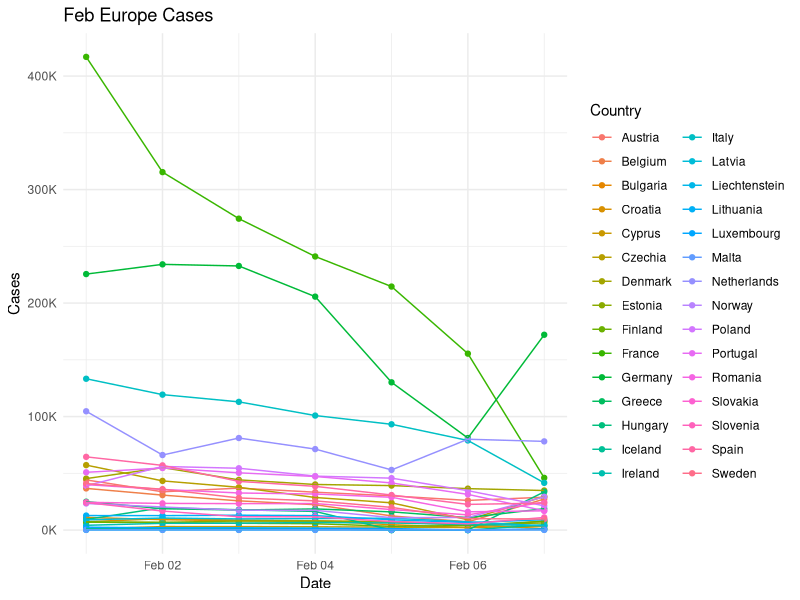
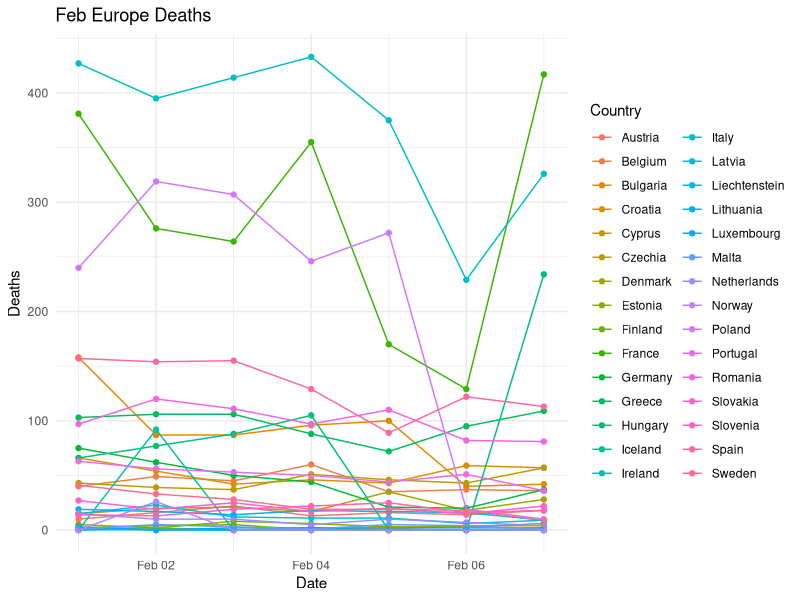
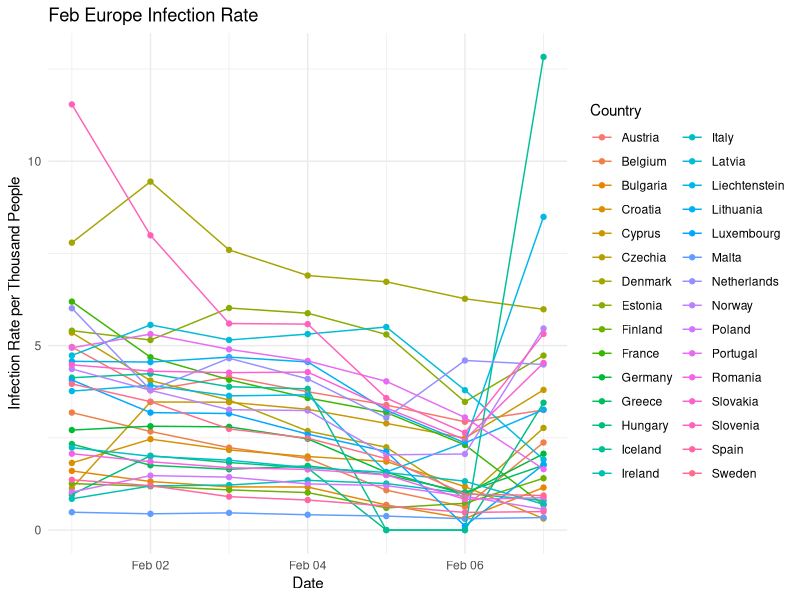
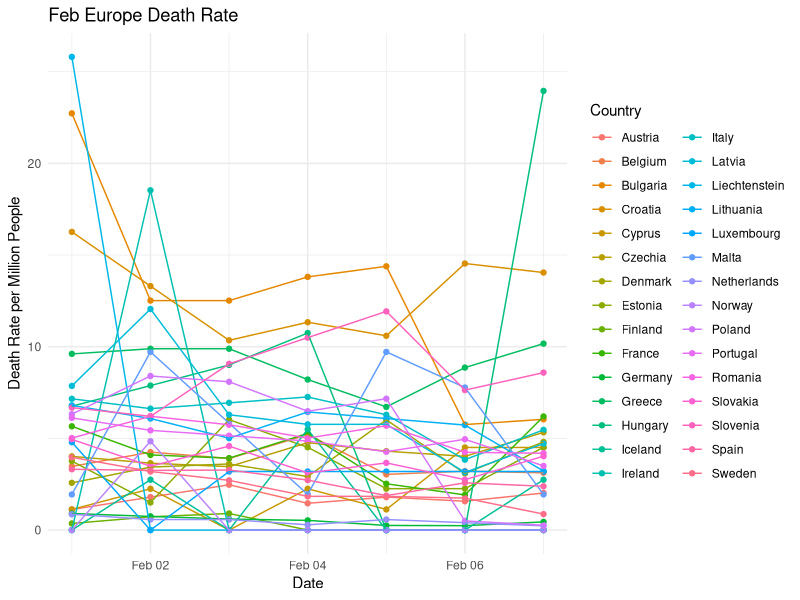
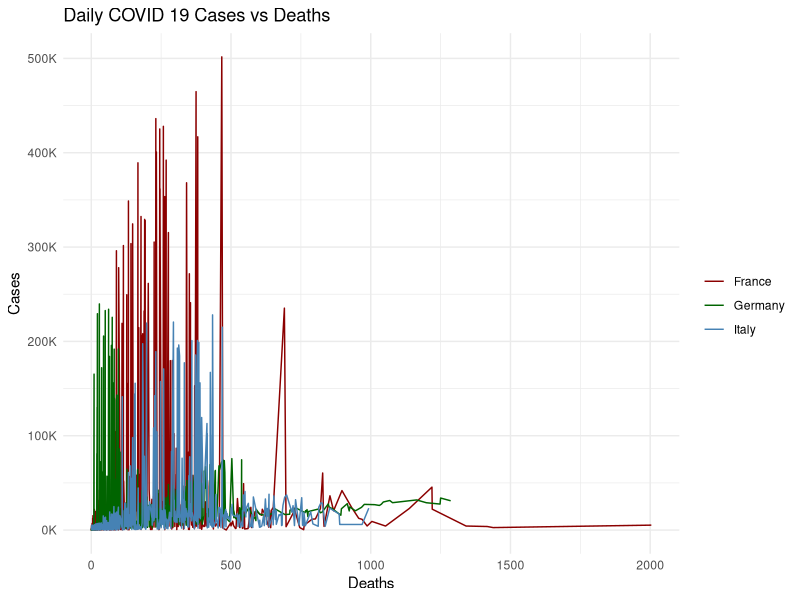
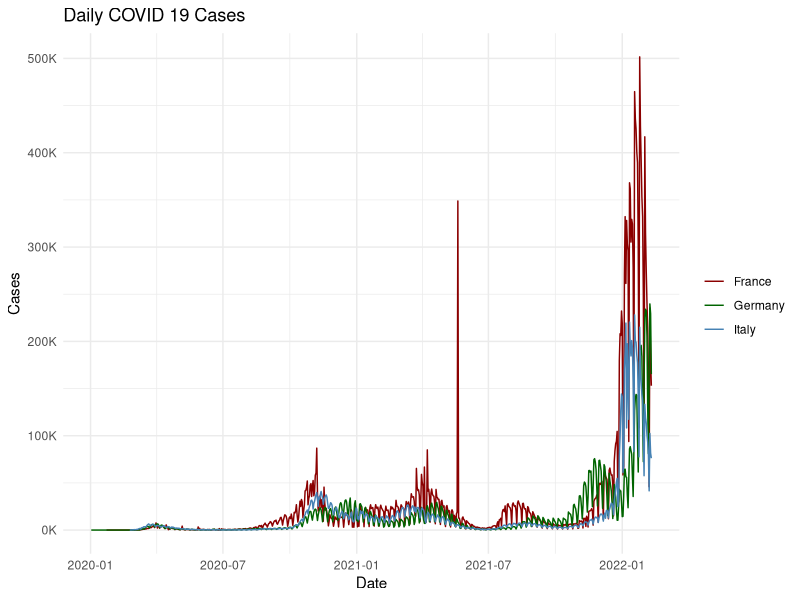
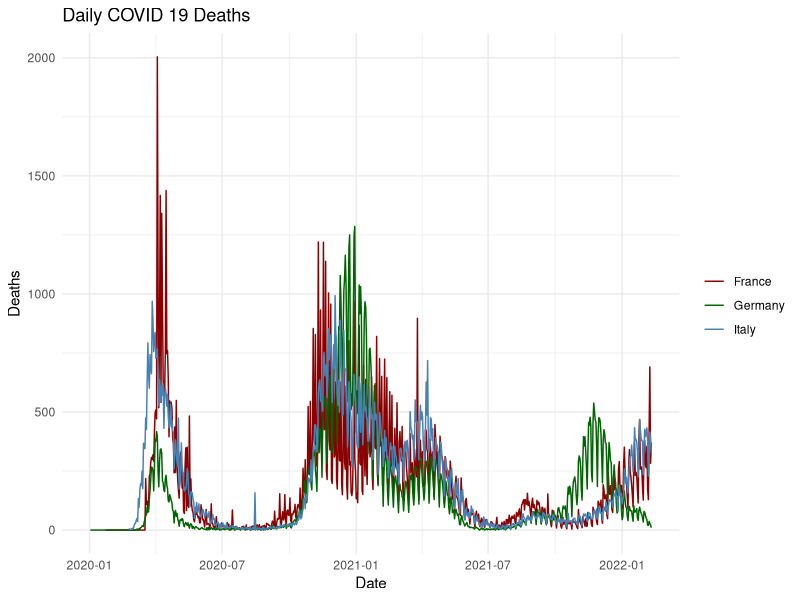
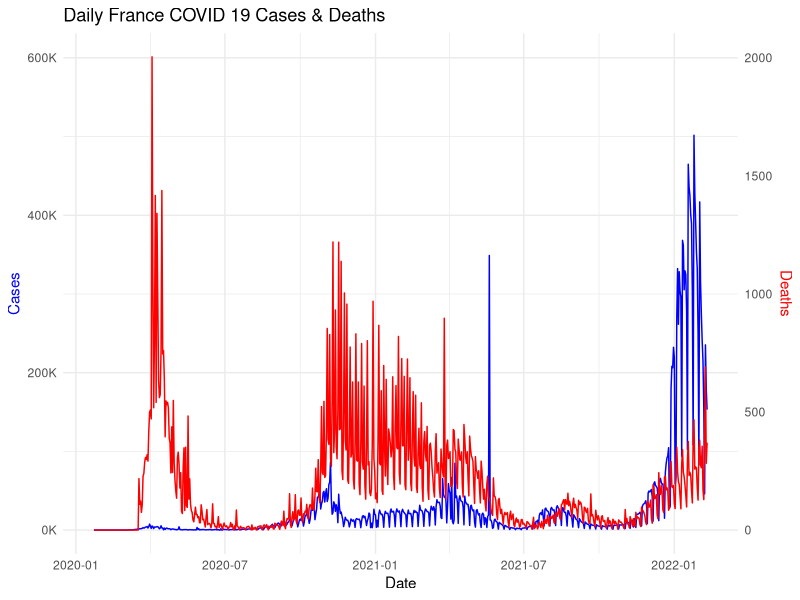

Source code (R) for these figures, in order:
## ---- chunk 1
library(readxl)
library(dplyr)
library(ggplot2)
library(stringr)
library(scales)
theme_set(theme_minimal())
covid_infection_original <- read_excel("COVID_19_Infection.xlsx",sheet = "Sheet1")
covid_infection <- covid_infection_original[, c("dateRep","countriesAndTerritories","popData2020","cases","deaths")]
names(covid_infection)[names(covid_infection) == 'dateRep'] <- "Date"
names(covid_infection)[names(covid_infection) == 'countriesAndTerritories'] <- "Country"
names(covid_infection)[names(covid_infection) == 'popData2020'] <- "Population"
names(covid_infection)[names(covid_infection) == 'cases'] <- "Cases"
names(covid_infection)[names(covid_infection) == 'deaths'] <- "Deaths"
covid_infection$Date <- as.Date(covid_infection$Date, format = "%d/%m/%Y")
## ---- chunk 2
head(covid_infection)
## ---- chunk 3
feb_df <- covid_infection[ which(covid_infection$Date >= '2022-02-01' & covid_infection$Date <= '2022-02-07'), ]
ggplot(feb_df, aes(x=Date, y=Cases, group=Country, col=Country)) + geom_point() + ggtitle("Feb Europe Cases") + xlab("Date") + ylab("Cases") + geom_line() + scale_y_continuous(labels = label_number(suffix = "K", scale = 1e-3))
ggplot(feb_df, aes(x=Date, y=Deaths, group=Country, col=Country)) + geom_point() + ggtitle("Feb Europe Deaths") + xlab("Date") + ylab("Deaths") + geom_line()
ggplot(feb_df, aes(x=Date, y=Cases/Population, group=Country, col=Country)) + geom_point() + ggtitle("Feb Europe Infection Rate") + xlab("Date") + ylab("Infection Rate per Thousand People") + geom_line() + scale_y_continuous(labels = label_number(scale = 1e+3))
ggplot(feb_df, aes(x=Date, y=Deaths/Population, group=Country, col=Country)) + geom_point() + ggtitle("Feb Europe Death Rate") + xlab("Date") + ylab("Death Rate per Million People") + geom_line() + scale_y_continuous(labels = label_number(scale = 1e+6))
## ---- chunk 4
france_df <- covid_infection[ which(covid_infection$Country == "France"), ]
germany_df <- covid_infection[ which(covid_infection$Country == "Germany"), ]
italy_df <- covid_infection[ which(covid_infection$Country == "Italy"), ]
ggplot(data=france_df, aes(x=Deaths, group=1)) +
  geom_line(aes(y = Cases, colour = "France")) +
  geom_line(data=germany_df, aes(y = Cases,colour="Germany")) +
  geom_line(data=italy_df, aes(y = Cases,colour="Italy")) +
  scale_colour_manual("", breaks = c("France", "Germany", "Italy"),
                      values = c("darkred", "darkgreen", "steelblue")) +
  xlab("Deaths") + ylab("Cases") + ggtitle("Daily COVID 19 Cases vs Deaths") +     
  scale_y_continuous(labels = label_number(suffix = "K", scale = 1e-3))
ggplot(data=france_df, aes(x=Date, group=1)) +
  geom_line(aes(y = Cases, colour = "France")) +
  geom_line(data=germany_df, aes(y = Cases,colour="Germany")) +
  geom_line(data=italy_df, aes(y = Cases,colour="Italy")) +
  scale_colour_manual("", breaks = c("France", "Germany", "Italy"),
                      values = c("darkred", "darkgreen", "steelblue")) +
  xlab("Date") + ylab("Cases") + ggtitle("Daily COVID 19 Cases") + 
  scale_y_continuous(labels = label_number(suffix = "K", scale = 1e-3))
ggplot(data=france_df, aes(x=Date, group=1)) +
  geom_line(aes(y = Deaths, colour = "France")) +
  geom_line(data=germany_df, aes(y = Deaths,colour="Germany")) +
  geom_line(data=italy_df, aes(y = Deaths,colour="Italy")) +
  scale_colour_manual("", breaks = c("France", "Germany", "Italy"),
                      values = c("darkred", "darkgreen", "steelblue")) +
  xlab("Date") + ylab("Deaths") + ggtitle("Daily COVID 19 Deaths")
## ---- chunk 5
ggplot(data=france_df,aes(Date, Cases)) + geom_line(color = "Blue") +
  geom_line(aes(x = Date, y = Deaths * 300), color = "Red") +
  scale_y_continuous(name = "Cases", labels = label_number(suffix = "K", scale = 1e-3),
                     sec.axis = sec_axis(Deaths ~ . / 300, name = "Deaths")) +                      
  theme(axis.title.y = element_text(color = "Blue"), axis.title.y.right = element_text(color = "Red")) +
  ggtitle("Daily France COVID 19 Cases & Deaths")
ggplot(data=germany_df,aes(Date, Cases)) + geom_line(color = "Blue") +
  geom_line(aes(x = Date, y = Deaths * 300), color = "Red") +
  scale_y_continuous(name = "Cases", labels = label_number(suffix = "K", scale = 1e-3),
                     sec.axis = sec_axis(Deaths ~ . / 300, name = "Deaths")) +                      
  theme(axis.title.y = element_text(color = "Blue"), axis.title.y.right = element_text(color = "Red")) +
  ggtitle("Daily Germany COVID 19 Cases & Deaths")
ggplot(data=italy_df,aes(Date, Cases)) + geom_line(color = "Blue") +
  geom_line(aes(x = Date, y = Deaths * 300), color = "Red") +
  scale_y_continuous(name = "Cases", labels = label_number(suffix = "K", scale = 1e-3),
                     sec.axis = sec_axis(Deaths ~ . / 300, name = "Deaths")) +                      
  theme(axis.title.y = element_text(color = "Blue"), axis.title.y.right = element_text(color = "Red")) +
  ggtitle("Daily Italy COVID 19 Cases & Deaths")
